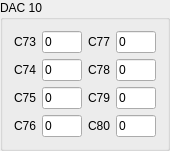
       <widget class="QGroupBox" name="groupBox_16">
        <property name="geometry">
         <rect>
          <x>507</x>
          <y>112</y>
          <width>160</width>
          <height>135</height>
         </rect>
        </property>
        <property name="maximumSize">
         <size>
          <width>170</width>
          <height>150</height>
         </size>
        </property>
        <property name="title">
         <string>DAC 10</string>
        </property>
        <layout class="QGridLayout" name="gridLayout_34">
         <item row="0" column="1" colspan="2">
          <layout class="QVBoxLayout" name="verticalLayout_13">
           <item>
            <layout class="QGridLayout" name="gridLayout_35">
             <item row="1" column="0">
              <widget class="QLabel" name="label_92">
               <property name="text">
                <string>C74</string>
               </property>
              </widget>
             </item>
             <item row="2" column="0">
              <widget class="QLabel" name="label_93">
               <property name="text">
                <string>C75</string>
               </property>
              </widget>
             </item>
             <item row="3" column="0">
              <widget class="QLabel" name="label_94">
               <property name="text">
                <string>C76</string>
               </property>
              </widget>
             </item>
             <item row="0" column="1">
              <widget class="QLineEdit" name="dac10channel73">
               <property name="sizePolicy">
                <sizepolicy hsizetype="Fixed" vsizetype="Fixed">
                 <horstretch>0</horstretch>
                 <verstretch>0</verstretch>
                </sizepolicy>
               </property>
               <property name="maximumSize">
                <size>
                 <width>40</width>
                 <height>16777215</height>
                </size>
               </property>
               <property name="text">
                <string>0</string>
               </property>
              </widget>
             </item>
             <item row="1" column="1">
              <widget class="QLineEdit" name="dac10channel74">
               <property name="sizePolicy">
                <sizepolicy hsizetype="Fixed" vsizetype="Fixed">
                 <horstretch>0</horstretch>
                 <verstretch>0</verstretch>
                </sizepolicy>
               </property>
               <property name="maximumSize">
                <size>
                 <width>40</width>
                 <height>16777215</height>
                </size>
               </property>
               <property name="text">
                <string>0</string>
               </property>
              </widget>
             </item>
             <item row="2" column="1">
              <widget class="QLineEdit" name="dac10channel75">
               <property name="sizePolicy">
                <sizepolicy hsizetype="Fixed" vsizetype="Fixed">
                 <horstretch>0</horstretch>
                 <verstretch>0</verstretch>
                </sizepolicy>
               </property>
               <property name="maximumSize">
                <size>
                 <width>40</width>
                 <height>16777215</height>
                </size>
               </property>
               <property name="text">
                <string>0</string>
               </property>
              </widget>
             </item>
             <item row="3" column="1">
              <widget class="QLineEdit" name="dac10channel76">
               <property name="sizePolicy">
                <sizepolicy hsizetype="Fixed" vsizetype="Fixed">
                 <horstretch>0</horstretch>
                 <verstretch>0</verstretch>
                </sizepolicy>
               </property>
               <property name="maximumSize">
                <size>
                 <width>40</width>
                 <height>16777215</height>
                </size>
               </property>
               <property name="text">
                <string>0</string>
               </property>
              </widget>
             </item>
             <item row="0" column="2">
              <widget class="QLabel" name="label_95">
               <property name="text">
                <string>C77</string>
               </property>
              </widget>
             </item>
             <item row="1" column="2">
              <widget class="QLabel" name="label_96">
               <property name="text">
                <string>C78</string>
               </property>
              </widget>
             </item>
             <item row="2" column="2">
              <widget class="QLabel" name="label_97">
               <property name="text">
                <string>C79</string>
               </property>
              </widget>
             </item>
             <item row="3" column="2">
              <widget class="QLabel" name="label_98">
               <property name="text">
                <string>C80</string>
               </property>
              </widget>
             </item>
             <item row="0" column="3">
              <widget class="QLineEdit" name="dac10channel77">
               <property name="sizePolicy">
                <sizepolicy hsizetype="Fixed" vsizetype="Fixed">
                 <horstretch>0</horstretch>
                 <verstretch>0</verstretch>
                </sizepolicy>
               </property>
               <property name="maximumSize">
                <size>
                 <width>40</width>
                 <height>16777215</height>
                </size>
               </property>
               <property name="text">
                <string>0</string>
               </property>
              </widget>
             </item>
             <item row="1" column="3">
              <widget class="QLineEdit" name="dac10channel78">
               <property name="sizePolicy">
                <sizepolicy hsizetype="Fixed" vsizetype="Fixed">
                 <horstretch>0</horstretch>
                 <verstretch>0</verstretch>
                </sizepolicy>
               </property>
               <property name="maximumSize">
                <size>
                 <width>40</width>
                 <height>16777215</height>
                </size>
               </property>
               <property name="text">
                <string>0</string>
               </property>
              </widget>
             </item>
             <item row="2" column="3">
              <widget class="QLineEdit" name="dac10channel79">
               <property name="sizePolicy">
                <sizepolicy hsizetype="Fixed" vsizetype="Fixed">
                 <horstretch>0</horstretch>
                 <verstretch>0</verstretch>
                </sizepolicy>
               </property>
               <property name="maximumSize">
                <size>
                 <width>40</width>
                 <height>16777215</height>
                </size>
               </property>
               <property name="text">
                <string>0</string>
               </property>
              </widget>
             </item>
             <item row="3" column="3">
              <widget class="QLineEdit" name="dac10channel80">
               <property name="sizePolicy">
                <sizepolicy hsizetype="Fixed" vsizetype="Fixed">
                 <horstretch>0</horstretch>
                 <verstretch>0</verstretch>
                </sizepolicy>
               </property>
               <property name="maximumSize">
                <size>
                 <width>40</width>
                 <height>16777215</height>
                </size>
               </property>
               <property name="text">
                <string>0</string>
               </property>
              </widget>
             </item>
             <item row="0" column="0">
              <widget class="QLabel" name="label_99">
               <property name="text">
                <string>C73</string>
               </property>
              </widget>
             </item>
            </layout>
           </item>
          </layout>
         </item>
        </layout>
       </widget>
